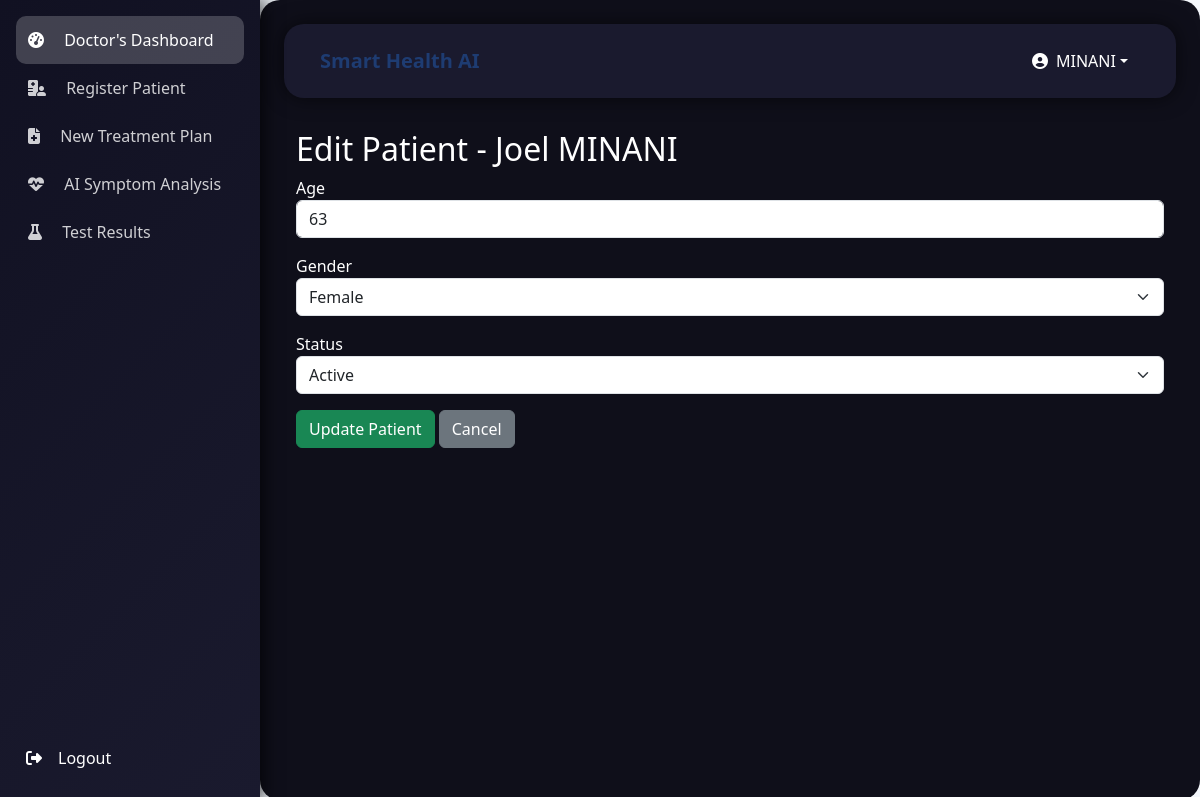
The page /dashboard/patients/patients/edit/2/ (signed in) on the database its author committed.
### accounts/models.py (models this page shows, shortened)
class Account(AbstractBaseUser, PermissionsMixin):
    first_name = models.CharField(max_length=50)
    last_name = models.CharField(max_length=50)
    email = models.EmailField(max_length=100, unique=True)
    phone_number = models.CharField(max_length=50, blank=True)
    date_joined = models.DateTimeField(auto_now_add=True)
    last_login = models.DateTimeField(auto_now=True)
    role = models.CharField(max_length=20, default='user')
    is_staff = models.BooleanField(default=False)
    is_active = models.BooleanField(default=False)
    is_superuser = models.BooleanField(default=False)
    USERNAME_FIELD = 'email'  # Use email as the unique identifier
    REQUIRED_FIELDS = ['first_name', 'last_name']  # Removed 'username'
    objects = MyAccountManager()

### patients/models.py (models this page shows, shortened)
class Patient(models.Model):
    patient_id = models.CharField(max_length=50, unique=True)
    first_name = models.CharField(max_length=50)
    last_name = models.CharField(max_length=50)
    email = models.EmailField(unique=True)
    age = models.PositiveIntegerField()
    gender = models.CharField(max_length=1)
    status = models.CharField(max_length=10, default='Active')
    created_at = models.DateTimeField(auto_now_add=True)
    @property
    def name(self):
        return f"{self.first_name} {self.last_name}"

### patients/views.py (the view, shortened to what this page needs)
# urls.py: path('patients/edit/<int:pk>/', views.edit_patient, name='edit_patient'),
@login_required
@user_passes_test(is_doctor_or_admin)
def edit_patient(request, pk):
    patient = get_object_or_404(Patient, pk=pk)
    return render(request, 'pages/edit.html', {'patient': patient})

### patients/views.py (called while the page is built)
def is_doctor_or_admin(user):
    return user.is_authenticated and user.role in ['doctor', 'admin']

### templates/pages/edit.html (shortened to what this page needs)
{% extends 'base.html' %}
{% block content %}
<div class="container">
  <h2>Edit Patient - {{ patient.name }}</h2>
  <form method="POST">
    <div class="mb-3">
      <label for="age">Age</label>
      <input type="number" name="age" value="{{ patient.age }}" class="form-control" required>
    </div>
    <div class="mb-3">
      <label for="gender">Gender</label>
      <select name="gender" class="form-select">
        <option value="F" {% if patient.gender == 'F' %}selected{% endif %}>Female</option>
      </select>
    </div>
    <div class="mb-3">
      <label for="status">Status</label>
      <select name="status" class="form-select">
        <option value="Active" {% if patient.status == 'Active' %}selected{% endif %}>Active</option>
      </select>
    </div>
    <button type="submit" class="btn btn-success">Update Patient</button>
    <a href="{% url 'patients' %}" class="btn btn-secondary">Cancel</a>
  </form>
</div>
{% endblock %}

### templates/base.html (shortened to what this page needs)
<!DOCTYPE html>
<html lang="en">
  <head>
    {% load static %}
    <link
      href="https://cdn.jsdelivr.net/npm/bootstrap@5.3.0/dist/css/bootstrap.min.css"
      rel="stylesheet"
    />
    <link
      href="https://cdnjs.cloudflare.com/ajax/libs/font-awesome/6.3.0/css/all.min.css"
      rel="stylesheet"
    />
    <link href="{% static 'css/base.css' %}" rel="stylesheet" />
  </head>
  <body>
    <div class="d-flex">
      <nav id="sidebar" class="d-flex flex-column p-3">
        <ul class="nav flex-column">
          {% if request.user.is_authenticated %}
          {% if request.user.role == "doctor" %}
            <li class="nav-item">
              <a class="nav-link active" href="{% url 'dashboard' %}">
                <i class="fas fa-tachometer-alt me-3"></i>
                <span class="d-none d-sm-inline">Doctor's Dashboard</span>
              </a>
            </li>
            <li class="nav-item">
              <a class="nav-link" href="{% url 'patients' %}">
                <i class="fas fa-hospital-user me-3"></i>
                <span class="d-none d-sm-inline">Register Patient</span>
              </a>
            </li>
            <li class="nav-item">
              <a class="nav-link" href="{% url 'medical_records' %}">
                <i class="fas fa-file-medical me-3"></i>
                <span class="d-none d-sm-inline">New Treatment Plan</span>
              </a>
            </li>
            <li class="nav-item">
              <a class="nav-link" href="{% url 'symptom_checker' %}">
                <i class="fas fa-heartbeat me-3"></i>
                <span class="d-none d-sm-inline">AI Symptom Analysis</span>
              </a>
            </li>
            <li class="nav-item">
              <a class="nav-link" href="{% url 'test_results' %}">
                <i class="fas fa-flask me-3"></i>
                <span class="d-none d-sm-inline">Test Results</span>
              </a>
            </li>
          {% endif %}
        {% endif %}
        </ul>
        <div class="sidebar-bottom">
          <a class="nav-link text-white" href="{% url 'logout_view' %}">
            <i class="fas fa-sign-out-alt me-3"></i>
            <span class="d-none d-sm-inline">Logout</span>
          </a>
        </div>
      </nav>
      <div class="content w-100 p-4">
        <nav class="navbar navbar-expand-lg navbar-light">
          <div class="container-fluid">
            <a class="navbar-brand " style="color:white" href="{% url 'dashboard' %}">
             Smart Health AI
            </a>
            <div class="collapse navbar-collapse" id="navbarNav">
              <ul class="navbar-nav ms-auto align-items-center">
                <li class="nav-item dropdown">
                  <a
                    class="nav-link dropdown-toggle d-flex align-items-center"
                    href="#"
                    id="navbarDropdown"
                    role="button"
                    data-bs-toggle="dropdown"
                    aria-expanded="false"
                  >
                    <i class="fas fa-user-circle me-2"></i>
                    <span>
                      {% if request.user.first_name %}
                      {{ request.user.first_name }}
                    {% else %}
                      {{ request.user.username }}
                    {% endif %}
                    </span>
                  </a>
                </li>
              </ul>
            </div>
          </div>
        </nav>
        {% block content %}{% endblock %}
      </div>
    </div>
  </body>
</html>

### static/css/base.css (style rules this page uses)
body { font-family: 'Inter', sans-serif; background: linear-gradient(to right, #dde1e7, #f4f7fc); color: #2c3e50; }
#sidebar { width: 250px; min-height: 100vh; background: linear-gradient(135deg, #1e3c72, #2a5298); box-shadow: 5px 0 15px rgba(0, 0, 0, 0.1); }
.nav-link { color: rgba(255, 255, 255, 0.8); padding: 12px; border-radius: 8px; transition: all 0.3s; }
.nav-link:hover, .nav-link.active { background-color: rgba(255, 255, 255, 0.2); color: #fff !important; }
.navbar { background: white; box-shadow: 0 4px 6px rgba(0, 0, 0, 0.1); }
.navbar-brand { font-weight: 600; color: #1e3c72 !important; }

### templates/base.html (style rules this page uses)
body { font-family: 'Segoe UI', sans-serif; background-color: #0e0e20; color: white; margin: 0; }
#sidebar { width: 260px; min-height: 100vh; background: linear-gradient(135deg, #111122, #1a1a2e); box-shadow: 5px 0 15px rgba(0, 0, 0, 0.6); padding: 20px; position: fixed; top: 0; left: 0; z-index: 99; }
.nav-link { color: rgba(255, 255, 255, 0.8); padding: 12px; border-radius: 10px; transition: all 0.3s; border-right: 4px solid transparent; }
.navbar { background-color: #1a1a2e; box-shadow: 0 0 20px rgba(0, 0, 0, 0.6); padding: 0.8rem 1.5rem; margin-bottom: 2rem; border-radius: 20px; }
.navbar .nav-item .nav-link { color: white; }
.content { margin-left: 260px; padding: 20px; transition: margin-left 0.3s; background-color: #0f0f1a; border-radius: 20px; min-height: 100vh; }
.sidebar-bottom { position: absolute; bottom: 20px; width: calc(100% - 40px); }
.sidebar-bottom a.nav-link { color: white; border-radius: 10px; padding: 10px; display: flex; align-items: center; transition: background-color 0.3s ease; }

### rows shown on the page
Account: user.first_name "MINANI"
Patient: name "Joel MINANI", age "63", gender "Female", status "Active"
